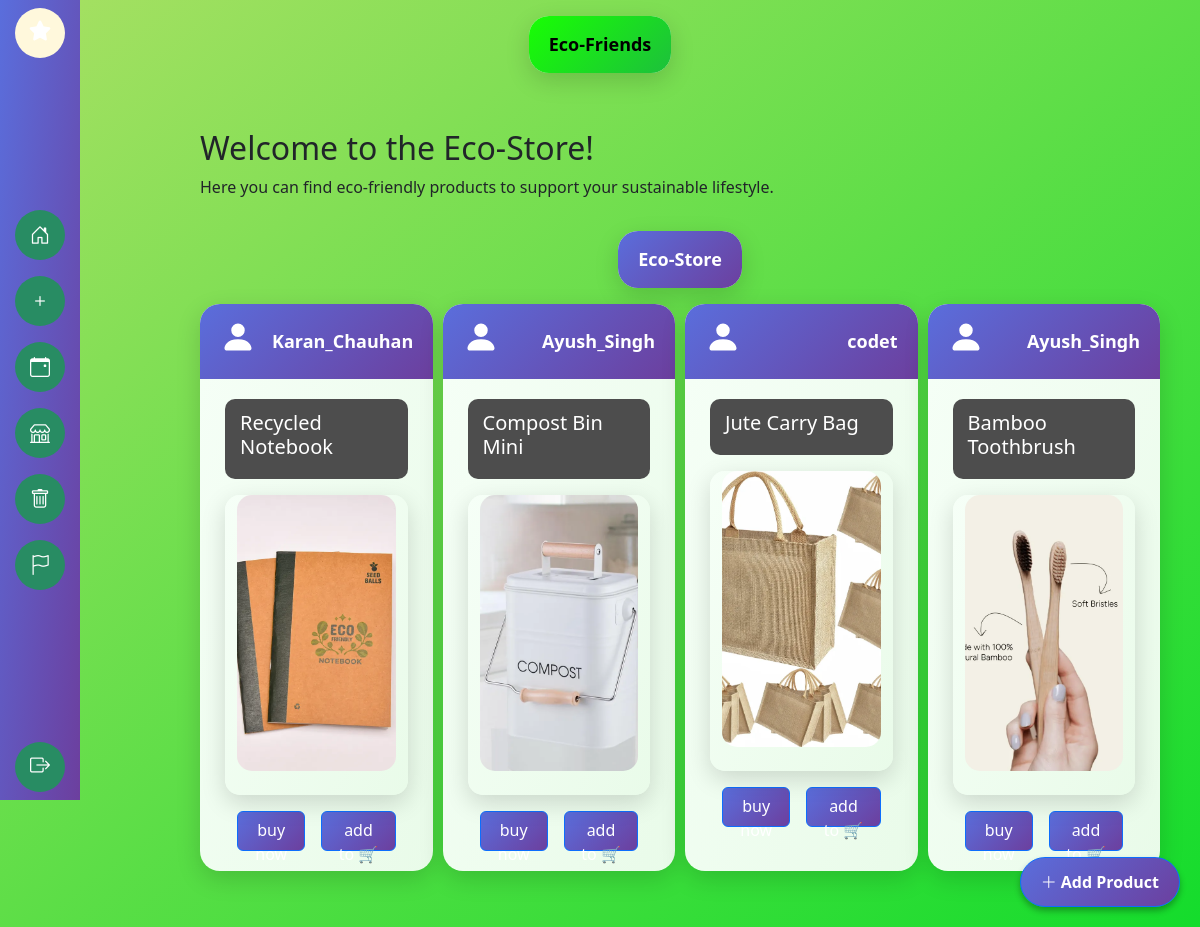
Page /store/ (signed in) on the committed database.
### feed/models.py (models this page shows, shortened)
class Product(models.Model):
    user = models.ForeignKey(User, on_delete=models.CASCADE)
    name = models.CharField(max_length=255)
    description = models.TextField()
    price = models.DecimalField(max_digits=10, decimal_places=2)
    image = models.ImageField(upload_to='products/', blank=False, null=False)
    created_at = models.DateTimeField(auto_now_add=True)

### feed/views.py (the view)
# urls.py: path('store/', store_view, name='store'),
@login_required
def store_view(request):
    products = Product.objects.all().order_by('-created_at')
    return render(request, 'store.html', {'products': products})

### templates/store.html (shortened to what this page needs)
{% extends 'base.html' %}
{% block content %}
<div class="main-content-store">
    <h2>Welcome to the Eco-Store!</h2>
    <p>Here you can find eco-friendly products to support your sustainable lifestyle.</p>
    <div class="d-flex  justify-content-center align-items-center">
        <div class="card mt-3 d-flex justify-content-center align-items-center text-bg-success mb-3"
            style="width:fit-content;">
            <div class="card-header" style="background: linear-gradient(135deg, #5a6edc, #6c3f9e);"> Eco-Store </div>
        </div>
    </div>
    <div class="cards" style="gap: 10px;">
        {% for product in products %}
        <div class="card text-bg-light mb-3" style="max-width: 400px;">
            <div class="card-header d-flex align-items-center gap-3" style="background: linear-gradient(135deg, #5a6edc, #6c3f9e);">
                {% if profile.profile_picture %}
        <img src="{{ profile.profile_picture.url }}" class="profile-pic">
        {% else %}
        <div class="profile-pic">
            <svg xmlns="http://www.w3.org/2000/svg" width="2em" height="2em" fill="currentColor"
                class="bi bi-person-fill" viewBox="0 0 16 16">
                <path d="M3 14s-1 0-1-1 1-4 6-4 6 3 6 4-1 1-1 1zm5-6a3 3 0 1 0 0-6 3 3 0 0 0 0 6" />
            </svg>
        </div>
        {% endif %}
                <span>{{product.user.username}}</span>
            </div>
            <div class="card-body d-flex flex-column gap-3">
                <div class="show d-flex">
                    <h5>{{product.name}}</h5>
                </div>
                <div class="card container" style="height: 300px; max-width: 400px">
                    <img src="{{ product.image.url }}" width="300"><br>
                </div>
                <div class="container gap-3 d-flex" style="height: 40px; max-width: 400px">
                    <a class="btn btn-primary" style="background: linear-gradient(135deg, #5a6edc, #6c3f9e);" href="#">buy now</a>
                    <a class="btn btn-primary" style="background: linear-gradient(135deg, #5a6edc, #6c3f9e);" href="#">add to 🛒</a>
                </div>
            </div>
        </div>
        {% endfor %}
    </div>
    <a href="{% url 'upload_product' %}" class="btn btn-primary add-btn" style="background: linear-gradient(135deg, #5a6edc, #6c3f9e);">
        <i class="bi bi-plus-lg"></i> Add Product
    </a>
</div>
{% endblock %}

### static/styles.css (style rules this page uses)
body { margin: 0; min-height: 100vh; background: linear-gradient(to bottom right, #a8e063, #14dc2c); background-repeat: no-repeat; }
.main-content-store { margin-left: 160px; padding: 40px; justify-content: center; align-items: flex-start; min-height: 100vh; }
.cards { display: flex; }
.card { border: none; border-radius: 20px; overflow: hidden; background: linear-gradient(to bottom right, #f6fff7, #e9fbe9); box-shadow: 0 8px 25px rgba(0, 0, 0, 0.15); transition: transform 0.3s ease, box-shadow 0.3s ease; }
.card-header { background: linear-gradient(135deg, #5a6edc, #6c3f9e); color: white; font-weight: 600; font-size: 18px; border-bottom: none; padding: 15px 20px; border-radius: 20px 20px 0 0; display: flex; align-items: center; justify-content: space-between; }
.card-body { padding: 20px 25px; display: flex; flex-direction: column; gap: 20px; }
.show { background-color: #4d4d4d; display: inline-block; padding: 12px 15px; border-radius: 10px; cursor: pointer; position: relative; color: #fff; font-weight: 500; }
.card.container { height: 300px; max-width: 400px; border: none; overflow: hidden; border-radius: 15px; background-color: transparent; }
.container img { width: 100%; height: 100%; border-radius: 15px; object-fit: cover; transition: transform 0.4s ease, filter 0.3s ease; }
.add-btn { position: fixed; bottom: 20px; right: 20px; border-radius: 50px; padding: 12px 20px; box-shadow: 0 4px 6px rgba(0, 0, 0, 0.3); z-index: 1000; font-weight: bold; }
.profile-pic { width: 45px; height: 45px; border-radius: 50%; object-fit: cover; }

### rows in the picture
Product: user.username "Karan_Chauhan", name "Recycled Notebook", image (picture)
Product: user.username "Ayush_Singh", name "Compost Bin Mini", image (picture)
Product: user.username "codet", name "Jute Carry Bag", image (picture)
Product: user.username "Ayush_Singh", name "Bamboo Toothbrush", image (picture)
